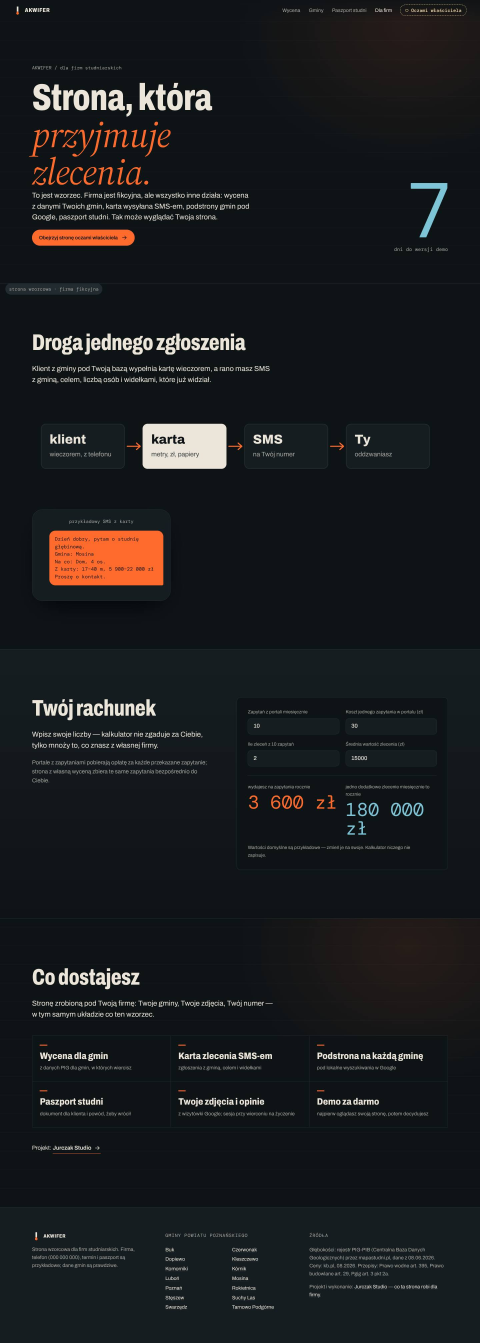
#> input picture akwifer/dane/zrzuty/dla-firm-1440.jpg, 1440 x 4029 px (shown at 1/3 size)
$ python tnij.py dla-firm-1440.jpg 5 5 dla-firm-390.jpg
#> lines starting #> are read from the running program, lines starting #| are printed output that depends on the picture
# -*- coding: utf-8 -*-
"""Tnie zrzut całej strony na kawałki do obejrzenia: python dane/zrzuty/tnij.py plik.png N szer cel_prefix"""
import sys
from PIL import Image
plik, n, szer, cel = sys.argv[1], int(sys.argv[2]), int(sys.argv[3]), sys.argv[4]
im = Image.open(plik); W, H = im.size; h = -(-H // n)
#> further down, im is the input picture: PIL image 1440x4029 RGB; mean R, G, B 26.7, 28.2, 30.8
#> after `W, H = im.size`: W = 1440; H = 4029
#> after `h = -(-H // n)`: h = 806
for i in range(n):
    c = im.crop((0, i * h, W, min(H, (i + 1) * h))); c.thumbnail((szer, 2400)); c.save('%s%d.png' % (cel, i))
#> this loop made 5 passes
#> pass 1, `c = im.crop((0, i * h, W, min(H, (i + 1) * h)))`:
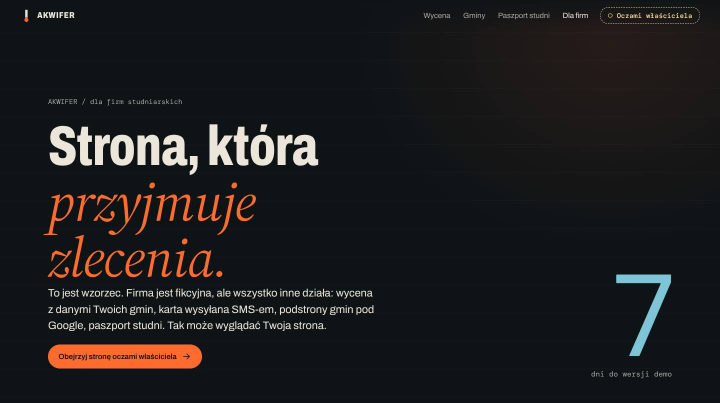
#> c: PIL image 1440x806 RGB (shown at 1/2 size); mean R, G, B 29.3, 28.1, 29.8
#> pass 2, `c = im.crop((0, i * h, W, min(H, (i + 1) * h)))`:
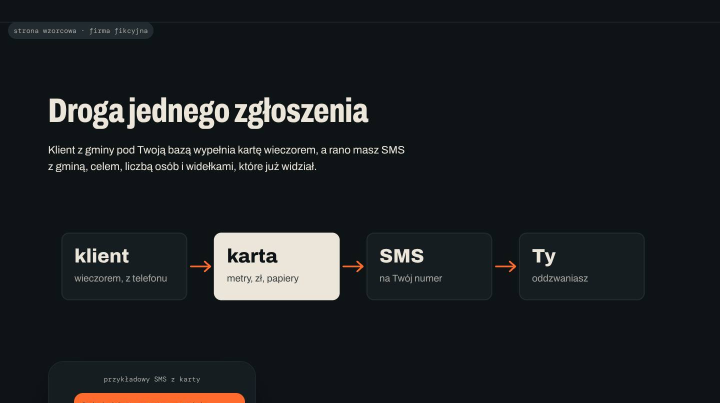
#> c: PIL image 1440x806 RGB (shown at 1/2 size); mean R, G, B 28.7, 31.1, 34.4
#> pass 3, `c = im.crop((0, i * h, W, min(H, (i + 1) * h)))`:
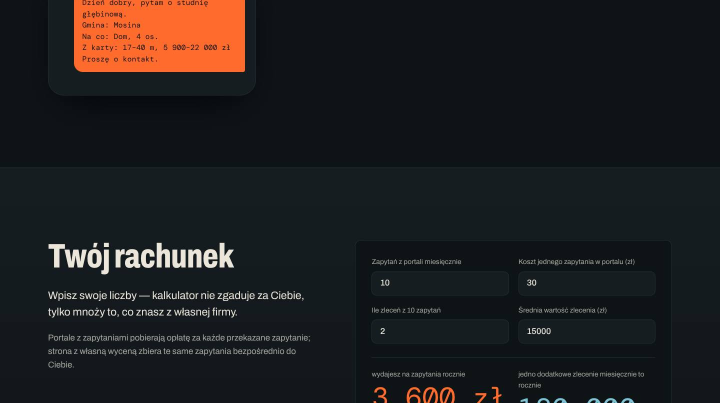
#> c: PIL image 1440x806 RGB (shown at 1/2 size); mean R, G, B 31, 29.6, 30.7

$ run again, on akwifer/dane/zrzuty/glowna-1440.jpg
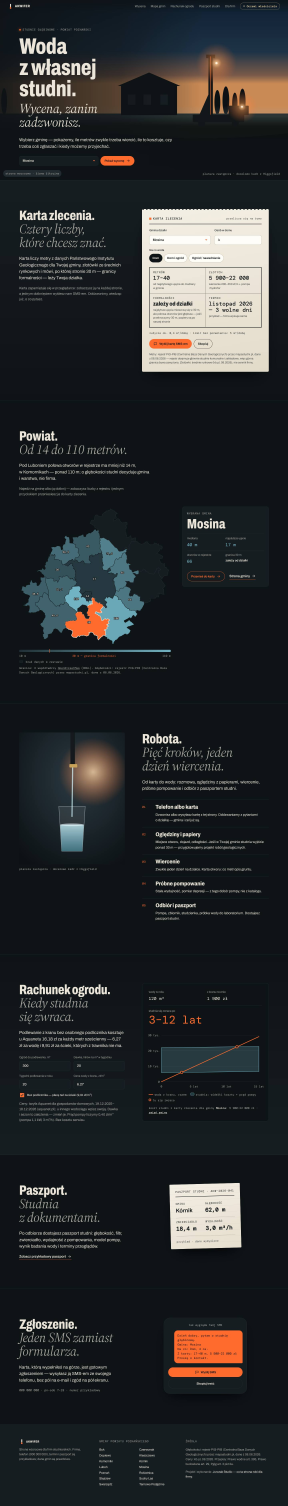
#> input picture akwifer/dane/zrzuty/glowna-1440.jpg, 1440 x 7529 px (shown at 1/5 size)
#> im is the input picture: PIL image 1440x7529 RGB; mean R, G, B 40.1, 42.2, 44.2
#> the loop `for i in range(n):` made 5 passes
#> pass 1, `c = im.crop((0, i * h, W, min(H, (i + 1) * h)))`:
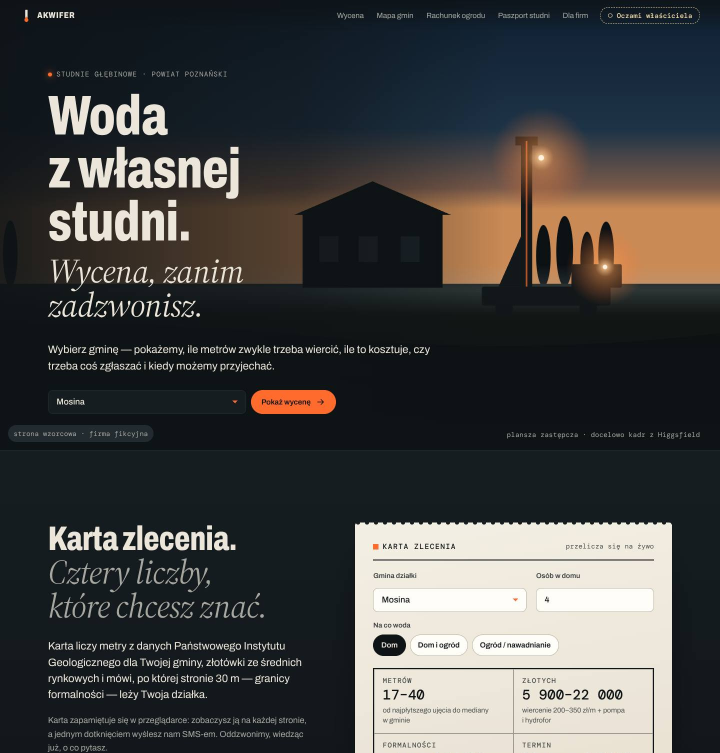
#> c: PIL image 1440x1506 RGB (shown at 1/2 size); mean R, G, B 67.6, 67.6, 66.8
#> pass 3, `c = im.crop((0, i * h, W, min(H, (i + 1) * h)))`:
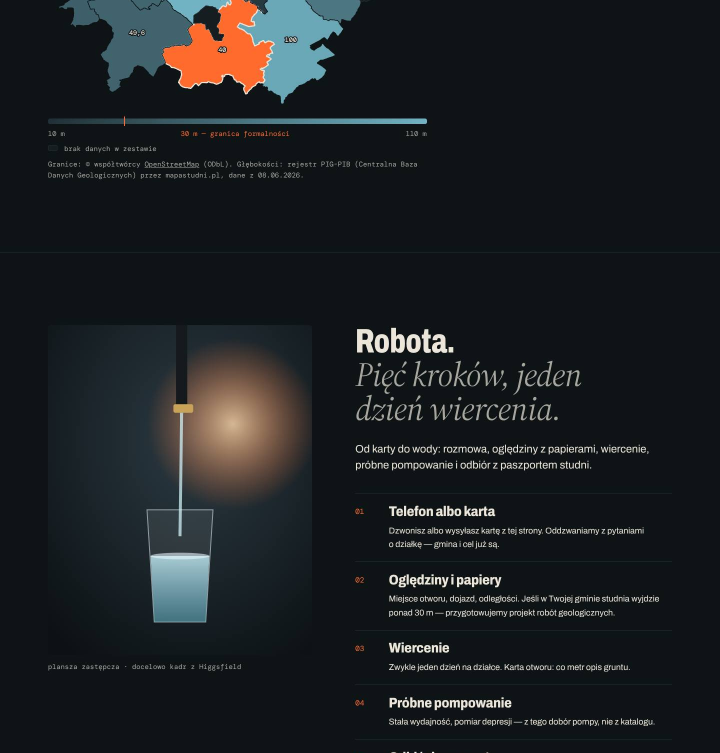
#> c: PIL image 1440x1506 RGB (shown at 1/2 size); mean R, G, B 28.4, 31.4, 34.8
